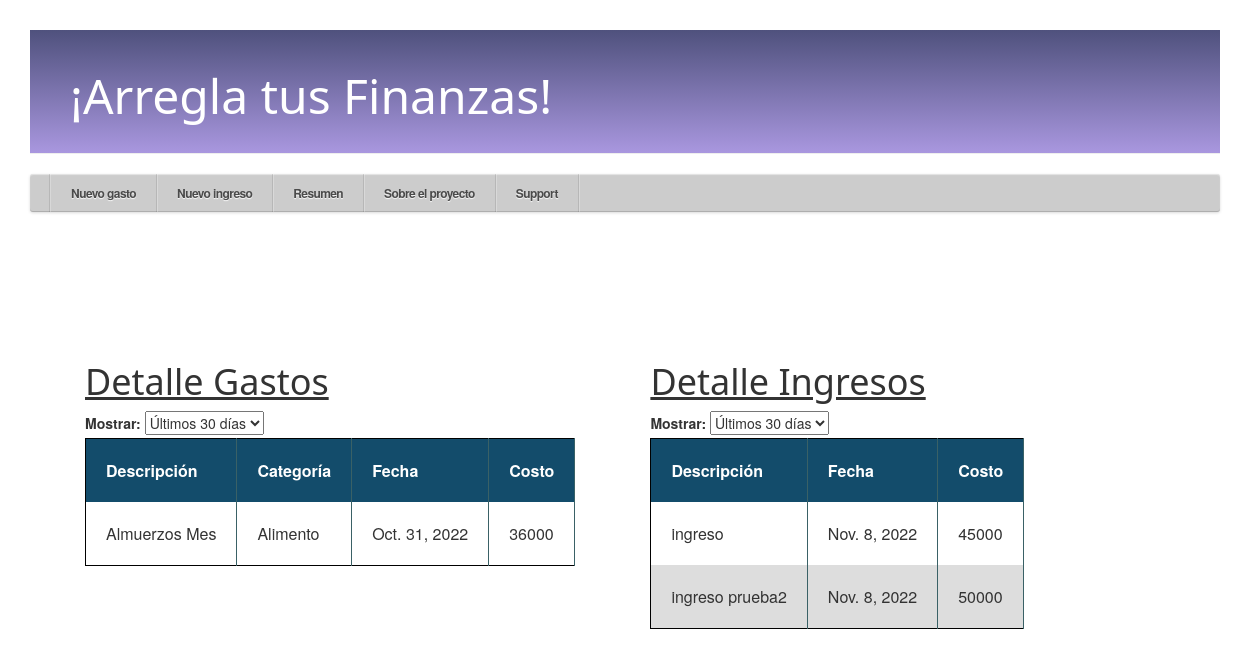
Before: /resumen/ with the older database file.
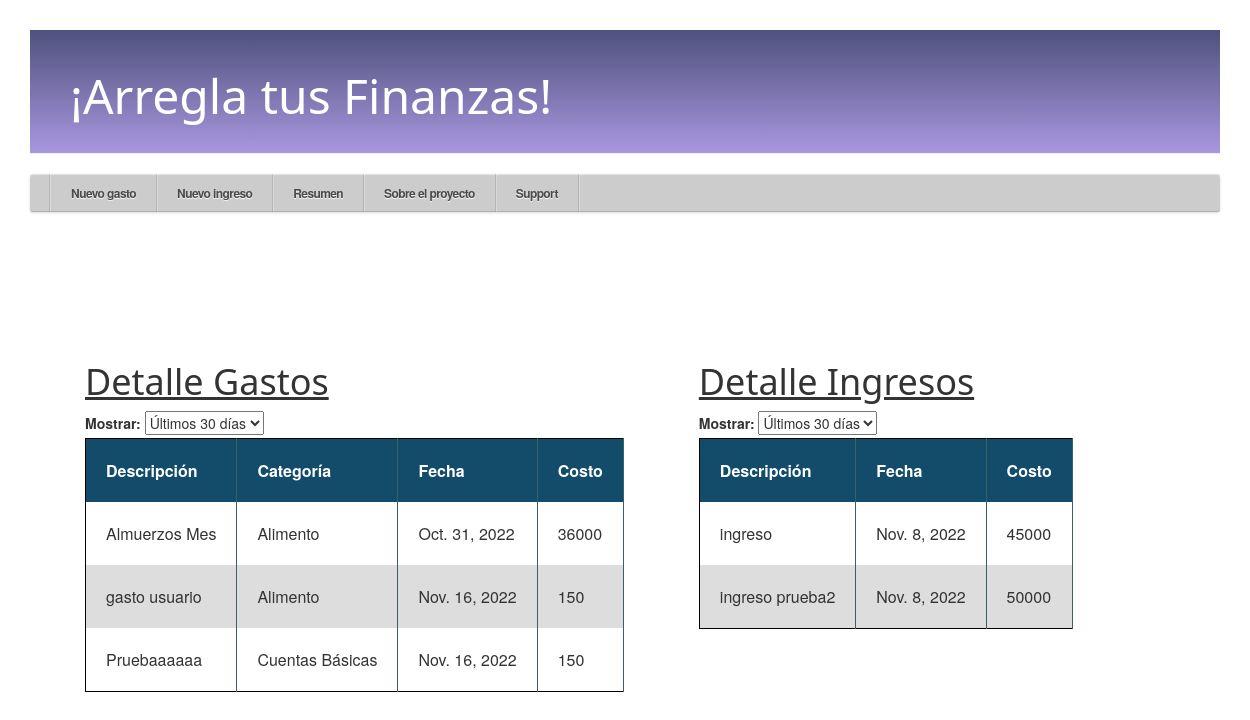
After: the same page with the newer database file.
### aplicacion/models.py (models this page shows, shortened)
class gastos(models.Model):
    id_usuario = models.ForeignKey(settings.AUTH_USER_MODEL, on_delete=models.CASCADE)
    titulo = models.CharField(max_length=20)
    descripcion = models.TextField(blank=True, null=True)
    RECURRENCIA = [
        ('Si', 'Si'),
        ('No', 'No'),
    ]
    recurrente = models.CharField(max_length=2, choices=RECURRENCIA)
    fecha_cobro = models.DateField()
    PRIORIDAD = [
        ('Alta', 'Alta'),
        ('Media', 'Media'),
        ('Baja', 'Baja'),
    ]
    prioridad = models.CharField(max_length=10, choices=PRIORIDAD)
    monto = models.IntegerField()
    CATEGORIA = [
        ('Entretención', 'Entretención'),
        ('Transporte', 'Transporte'),
        ('Alimento', 'Alimentos'),
        ('Cuentas Básicas', 'Cuentas Básicas'),
        ('Dividendo', 'Dividendo'),
        ('Otros', 'Otros'),
    ]
    categoria = models.CharField(max_length=100, choices=CATEGORIA)
    class Meta:
        ordering = ["fecha_cobro"]

class Ingresos(models.Model):
    id_usuario = models.ForeignKey(settings.AUTH_USER_MODEL, on_delete=models.CASCADE)
    titulo = models.CharField(max_length=20)
    descripcion = models.TextField(blank=True, null=True)
    RECURRENCIA = [
        ('Si', 'Si'),
        ('No', 'No'),
    ]
    recurrente = models.CharField(max_length=2, choices=RECURRENCIA)
    fecha_ingreso = models.DateField()
    monto = models.IntegerField()
    class Meta:
        ordering = ["fecha_ingreso"]

### aplicacion/views.py (the view)
# urls.py: path('resumen/', views.resumen, name='resumen'),
def resumen(request):
    if request.method == 'GET':
        (gastos1, gastos2, gastos3, gastoanual) = filtro_tablas()
        (ingresos1, ingresos2, ingresos3, ingresoanual) = filtro_tablas_ingresos()
        (cat_list, number_list) = pie_chart_resumen()
        (name_d_list, date_list, date_list_2) = bar_chart_resumen()
        diccionario = {'gastos1' :gastos1, 'gastos2': gastos2, 'gastos3': gastos3, 'gastoanual': gastoanual,
                        'ingresos1' :ingresos1, 'ingresos2': ingresos2, 'ingresos3': ingresos3, 'ingresoanual': ingresoanual,
                        'cat_list': cat_list, 'number_list': number_list,
                        'name_d_list': name_d_list, 'date_list': date_list, 'date_list_2': date_list_2}
        return render(request, 'aplicacion/resumen_html/resumen.html', diccionario)

### aplicacion/views.py (called while the page is built)
def filtro_tablas():
    final_date = timezone.now()
    init_date_1 = timezone.now().date() - timedelta(days=7)
    init_date_2 = timezone.now().date() - timedelta(days=30)
    init_date_3 = timezone.now().date() - timedelta(days=60)
    year = final_date.year
    gastos1 = gastos.objects.order_by('fecha_cobro').filter(fecha_cobro__range=[init_date_1, final_date]) #Tabla opción 1
    gastos2 = gastos.objects.order_by('fecha_cobro').filter(fecha_cobro__range=[init_date_2, final_date]) #Tabla opción 2
    gastos3 = gastos.objects.order_by('fecha_cobro').filter(fecha_cobro__range=[init_date_3, final_date]) #Tabla opción 3
    gastoanual = gastos.objects.order_by('fecha_cobro').filter(fecha_cobro__year__gte=year, fecha_cobro__month__gte=1, fecha_cobro__day__gte=1,
                fecha_cobro__lte=final_date) # Tabla opción 4
    return (gastos1, gastos2, gastos3, gastoanual)

### aplicacion/templates/aplicacion/resumen_html/resumen.html (shortened to what this page needs)
{% extends 'aplicacion/base.html' %}
{% block content %}
<br></br>
<div class="parent2">
	<br></br>
	<br></br>
</div>
<div class="parent2">
	<div class="child0">
	<div id="main-container">
		<div id="titulo_tabla">
			<h1><u>Detalle Gastos</u></h1>
		</div>
		<div>
			<label for="date-range">Mostrar: </label>
			<select id="data-range" onchange="selection_gastos();">
				<option value="2" selected>Últimos 30 días</option>
			</select>
		</div>
	{% include 'aplicacion/resumen_html/tablas_gastos.html'%}
	<div class="center_table">
		<table class="table-sortable" id="table_resumen"> </table>
	</div>
</div>
</div>
	<div id="main-container">
		<div id="titulo_tabla">
			<h1><u>Detalle Ingresos</u></h1>
		</div>
		<div>
			<label for="date-range">Mostrar: </label>
			<select id="data-range2" onchange="selection_ingresos();">
				<option value="2" selected>Últimos 30 días</option>
			</select>
		</div>
	{% include 'aplicacion/resumen_html/tablas_ingresos.html'%}
	<div class="center_table">
		<table class="table-sortable" id="table_resumen_ingresos"> </table>
	</div>
</div>
</div>
{% endblock %}

### aplicacion/templates/aplicacion/resumen_html/tablas_gastos.html (shortened to what this page needs)
<table class="table-sortable" id="table_resumen2" style="display:none;">
	<thead>
		<tr>
			<th>Descripción</th><th>Categoría</th><th>Fecha</th><th>Costo</th>
		</tr>
	</thead>
	{% for gast in gastos2 %}
	<tr>
		<td>{{ gast.titulo }}</td><td>{{gast.categoria}}</td><td>{{ gast.fecha_cobro}}</td><td>{{gast.monto}}
		</td>
	</tr>
	{% endfor %}
</table>

### aplicacion/templates/aplicacion/resumen_html/tablas_ingresos.html (shortened to what this page needs)
<table class="table-sortable" id="table_ingresos2" style="display:none;">
	<thead>
		<tr>
			<th>Descripción</th><th>Fecha</th><th>Costo</th>
		</tr>
	</thead>
	{% for gast in ingresos2 %}
	<tr>
		<td>{{ gast.titulo }}</td><td>{{ gast.fecha_ingreso}}</td><td>{{gast.monto}}
		</td>
	</tr>
	{% endfor %}
</table>

Changed rows visible on the page:
added gastos: titulo "gasto usuario", categoria "Alimento", fecha_cobro "Nov. 16, 2022", monto "150"
added gastos: titulo "Pruebaaaaaa", categoria "Cuentas Básicas", fecha_cobro "Nov. 16, 2022", monto "150"
